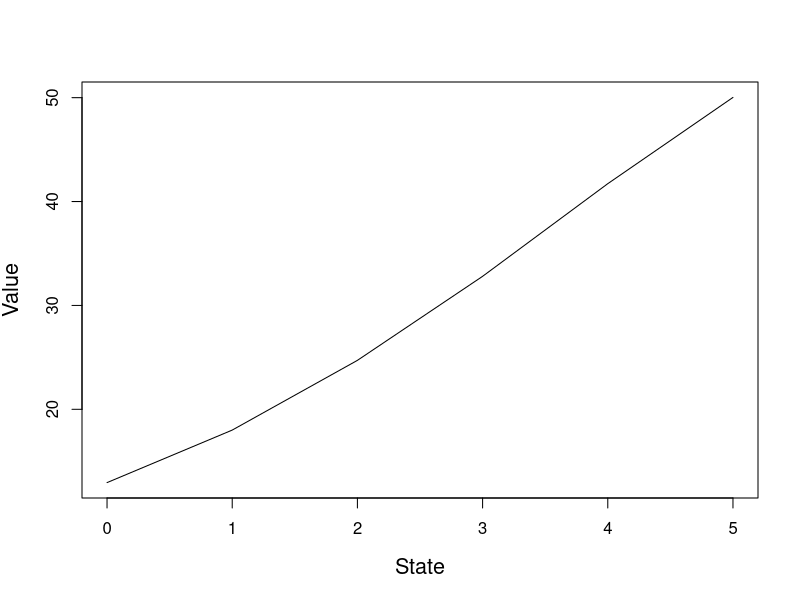
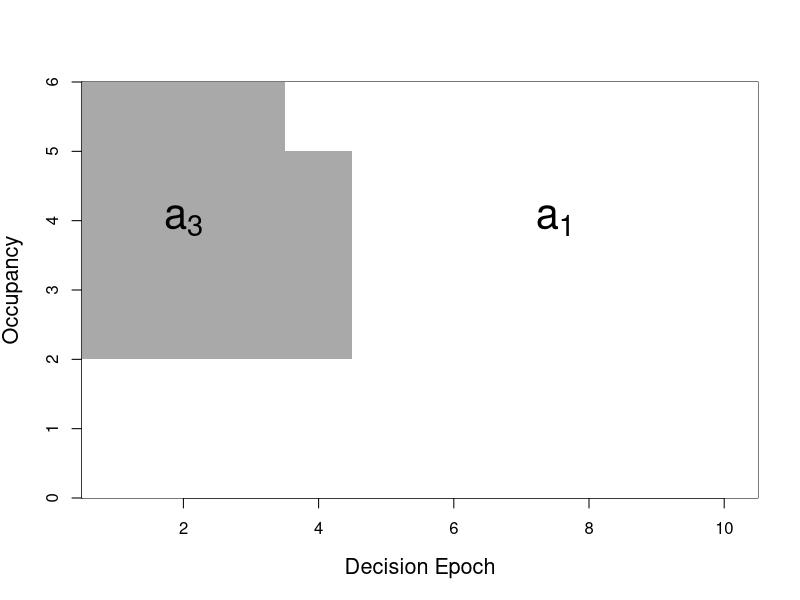

Write R code to recreate these figures, in order.
#Chapter 4 -Section 4.3.1
#Finite horizon
#backwards induction to find optimal policy


na<-3
pa<-0.1  #arrival rate
ps1<-0.2 #slow service rate
ps2<-0.4
ps3<-0.6
hc<-1  #holding cost rate  

sr<-matrix(c(ps1,ps2,ps3),3,1)


#Uses index of action in reward. Reward Function appears in 41,45,46
rew<-function(ss,dd){ #lin/cubic
   1*(ss-1)    +5*(dd/5)^3
}
rew1<-function(ss,dd){  #lin/lin
  1*(ss-1)   +5*(dd/5) 
}
#Backward induction
#initialize
lambda=1
nmax<-6  #nmax number of states
d_store<-matrix( 0,1,nmax)
v_store=matrix(0,1,nmax)
dd=d_store 
loop<-1
v<-matrix(0,nmax,1)
 
m<-nmax-1
ba=matrix(0,nmax,3)
max_epoch<-10
while (loop < (max_epoch+1)) { 
#q-factors

for (s in 2:m){ 
  for (a in 1:na){ 
    ba[s,a]<-rew1(s,a) + lambda*(sr[a,1]*v[s-1] +  (1-pa-sr[a,1])*v[s] +pa*v[s+1])  
  }}

for (a in  1:na){ 
  ba[nmax,a]<-rew1(nmax,a) + lambda*(sr[a,1]*v[nmax-1] +  (1 -sr[a,1])*v[nmax]) 
  ba[1,a]<-rew1(1,a)  + lambda*((1-pa)*v[1] +  pa*v[2])
}

#Bellman equations and greedy action choice
for (s in 1:nmax){
  v[s]<-min(ba[s,])
dd[s]<-which.min(ba[s,]) 
}
  
d_store=rbind(d_store,dd)
loop<-loop+1
 }
d=d_store[-1,]
print(d)
print(v)
 
plot(0:(nmax-1),v,"l",xlab="State",ylab="Value",cex.lab=1.3)

#Need to manipulate these to get symbols in right place.
#plot for max_epoch=50  
if (max_epoch==50)  { 
drev=d[nrow(d):1,]
color=c("white","lightgrey","darkgrey")
x=seq(0.5,max_epoch+.5,1)  #note labelled backwards 
y=seq(0,nmax,1)
image(x,y,drev,col=color, xlab= "Decision Epoch", ylab="Occupancy",  cex.lab=1.3)
text( x=25, y=0.5,labels = expression(a[1]),cex=2.5)  #was 1.8
text( x=25,y=1.5,labels = expression(a[2]),cex=2.5)
text (x=25, y=4, labels = expression(a[3]),cex=2.5)
}
 
 
#plot for nmax =10 - needs adjustemnt for figures 4.1 a and b
if (max_epoch == 10) {
drev=d[nrow(d):1,]
color=c("white","lightgrey","darkgrey")
x=seq(0.5,max_epoch+.5,1)  #note labelled backwards 
y=seq(0,nmax,1)
image(x,y,drev,col=color, xlab= "Decision Epoch", ylab="Occupancy",  cex.lab=1.3)
text( x=7.5, y=4,labels = expression(a[1]),cex=2.5)  #was 1.8
#text( x=7.5,y=4,labels = expression(a[2]),cex=2.5)
text (x=2, y=4, labels = expression(a[3]),cex=2.5)
}
 
